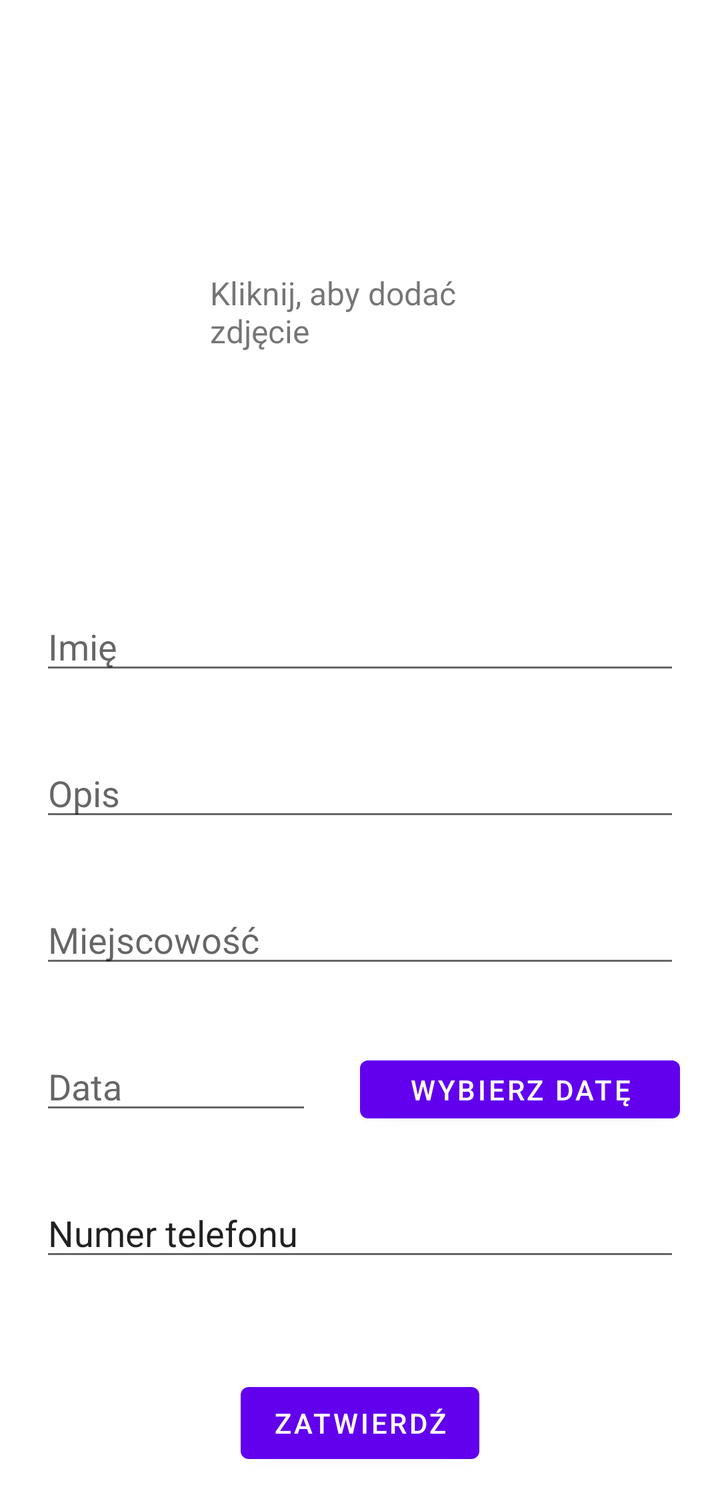
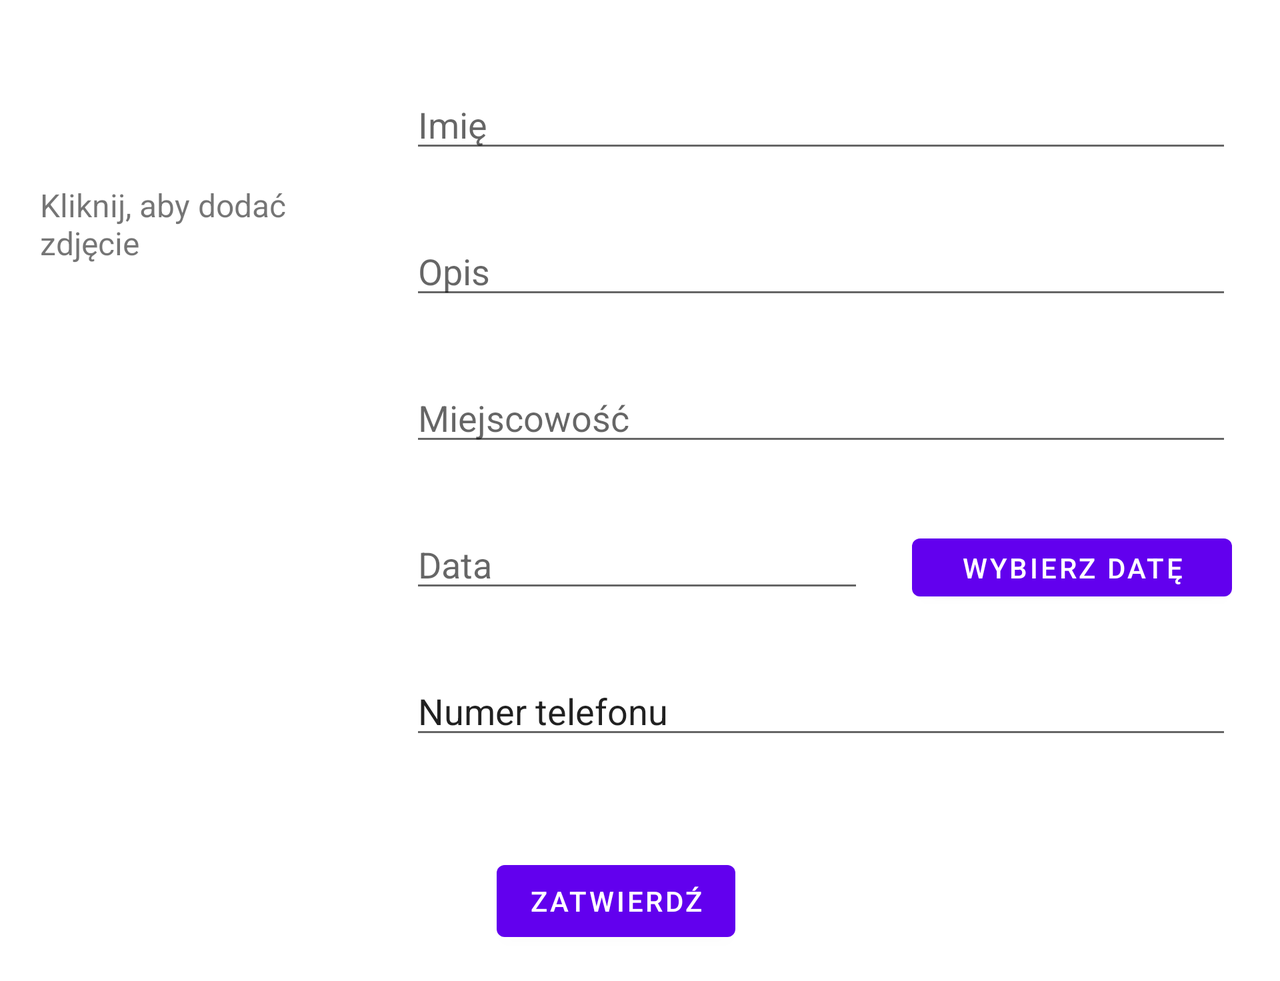

First picture: res/layout/ on a phone held upright. Second picture: the repository's own variant of that layout, on a device whose configuration matches the variant's folder. Source for both follows.
<!-- AndroidManifest.xml: application theme Theme.AnimalsAndroid -->
<!-- res/layout/activity_add_missing_report.xml -->
<?xml version="1.0" encoding="utf-8"?>
<ScrollView xmlns:android="http://schemas.android.com/apk/res/android"
        xmlns:app="http://schemas.android.com/apk/res-auto"
        xmlns:tools="http://schemas.android.com/tools"
        android:layout_width="match_parent"
        android:layout_height="wrap_content"
        android:fillViewport="true">

    <androidx.constraintlayout.widget.ConstraintLayout
    android:layout_width="match_parent"
    android:layout_height="match_parent"
    tools:context=".AddMissingReportActivity">

        <EditText
                android:id="@+id/editTextSpecies"
                android:layout_width="match_parent"
                android:layout_height="wrap_content"
                android:layout_marginLeft="20dp"
                android:layout_marginTop="60dp"
                android:layout_marginRight="20dp"
                android:hint="Imię"
                app:layout_constraintEnd_toEndOf="parent"
                app:layout_constraintStart_toStartOf="parent"
                app:layout_constraintTop_toBottomOf="@+id/imageView" />

    <EditText
            android:id="@+id/editTextLocality"
            android:layout_width="0dp"
            android:layout_height="wrap_content"
            android:hint="Miejscowość"
            app:layout_constraintTop_toBottomOf="@+id/editTextDesc"
            android:layout_marginTop="32dp"
            app:layout_constraintEnd_toEndOf="@+id/editTextDesc"
            app:layout_constraintStart_toStartOf="@+id/editTextDesc" />

    <EditText
            android:id="@+id/editTextDate"
            android:layout_width="0dp"
            android:layout_height="wrap_content"
            android:hint="Data"
            android:inputType="date"
            app:layout_constraintEnd_toStartOf="@+id/buttonPickDate"
            android:layout_marginEnd="24dp"
            app:layout_constraintTop_toBottomOf="@+id/editTextLocality"
            app:layout_constraintStart_toStartOf="@+id/editTextLocality"
            android:layout_marginTop="32dp" />

    <Button
            android:id="@+id/buttonAccept"
            android:layout_width="wrap_content"
            android:layout_height="wrap_content"
            android:layout_marginBottom="16dp"
            android:onClick="displayToastMsg"
            android:text="Zatwierdź"
            app:layout_constraintBottom_toBottomOf="parent"
            app:layout_constraintTop_toBottomOf="@+id/editTextPhoneNumber"
            app:layout_constraintStart_toStartOf="@+id/editTextPhoneNumber"
            app:layout_constraintEnd_toEndOf="@+id/editTextPhoneNumber"
            android:layout_marginTop="52dp" />

    <ImageView
        android:id="@+id/imageView"
        android:layout_width="157dp"
        android:layout_height="157dp"
        android:layout_marginStart="16dp"
        android:layout_marginTop="84dp"
        android:layout_marginEnd="16dp"
        android:scaleType="centerCrop"
        android:onClick="pickedPhoto"
        app:layout_constraintEnd_toEndOf="parent"
        app:layout_constraintHorizontal_bias="0.498"
        app:layout_constraintStart_toStartOf="parent"
        app:layout_constraintTop_toTopOf="parent"
        app:srcCompat="@drawable/ic_launcher_background" />

    <TextView
        android:id="@+id/textViewAddPhoto"
        android:layout_width="149dp"
        android:layout_height="54dp"
        android:layout_marginStart="8dp"
        android:layout_marginTop="16dp"
        android:layout_marginEnd="8dp"
        android:layout_marginBottom="16dp"
        android:text="Kliknij, aby dodać zdjęcie"
        android:textSize="16sp"
        app:layout_constraintBottom_toBottomOf="@+id/imageView"
        app:layout_constraintEnd_toEndOf="@+id/imageView"
        app:layout_constraintStart_toStartOf="@+id/imageView"
        app:layout_constraintTop_toTopOf="@+id/imageView" />

    <EditText
            android:id="@+id/editTextDesc"
            android:layout_width="0dp"
            android:layout_height="wrap_content"
            android:hint="Opis"
            android:ems="10"
            android:gravity="start|top"
            android:inputType="textMultiLine"
            app:layout_constraintTop_toBottomOf="@+id/editTextSpecies"
            android:layout_marginTop="32dp"
            app:layout_constraintEnd_toEndOf="@+id/editTextSpecies"
            app:layout_constraintStart_toStartOf="@+id/editTextSpecies" />

    <Button
            android:text="Wybierz datę"
            android:layout_width="160dp"
            android:layout_height="41dp"
            android:id="@+id/buttonPickDate"
            android:onClick="pickDate"
            app:layout_constraintBaseline_toBaselineOf="@+id/editTextDate"
            app:layout_constraintEnd_toEndOf="@+id/editTextLocality" />

        <EditText
                android:layout_width="0dp"
                android:layout_height="wrap_content"
                android:inputType="phone"
                android:ems="10"
                android:id="@+id/editTextPhoneNumber"
                app:layout_constraintTop_toBottomOf="@+id/editTextDate"
                app:layout_constraintStart_toStartOf="@+id/editTextDate"
                app:layout_constraintEnd_toEndOf="@+id/buttonPickDate"
                android:layout_marginTop="32dp"
                android:text="Numer telefonu" />


    </androidx.constraintlayout.widget.ConstraintLayout>
</ScrollView>
<!-- resources referenced by this layout -->
<resources>
  <style name="Theme.AnimalsAndroid" parent="Theme.MaterialComponents.DayNight.DarkActionBar">
          
          <item name="colorPrimary">@color/purple_500</item>
          <item name="colorPrimaryVariant">@color/purple_700</item>
          <item name="colorOnPrimary">@color/white</item>
          
          <item name="colorSecondary">@color/teal_200</item>
          <item name="colorSecondaryVariant">@color/teal_700</item>
          <item name="colorOnSecondary">@color/black</item>
          
          <item name="android:statusBarColor">?attr/colorPrimaryVariant</item>
          
      </style>
</resources>
<!-- res/layout-land/activity_add_missing_report.xml (the repository's variant of the layout above) -->
<!-- drawn on the phone turned sideways -->
<?xml version="1.0" encoding="utf-8"?>
<ScrollView xmlns:android="http://schemas.android.com/apk/res/android"
        xmlns:app="http://schemas.android.com/apk/res-auto"
        xmlns:tools="http://schemas.android.com/tools"
        android:layout_width="match_parent"
        android:layout_height="wrap_content"
        android:fillViewport="true">

    <androidx.constraintlayout.widget.ConstraintLayout
    android:layout_width="match_parent"
    android:layout_height="match_parent"
    tools:context=".AddMissingReportActivity">

        <EditText
                android:id="@+id/editTextName"
                android:layout_width="0dp"
                android:layout_height="wrap_content"
                android:hint="Imię"
                app:layout_constraintEnd_toEndOf="parent"
                app:layout_constraintStart_toEndOf="@+id/imageView"
                app:layout_constraintTop_toTopOf="@+id/imageView"
                android:layout_marginStart="32dp"
                android:layout_marginEnd="24dp" />

    <EditText
            android:id="@+id/editTextLocality"
            android:layout_width="0dp"
            android:layout_height="wrap_content"
            android:hint="Miejscowość"
            app:layout_constraintTop_toBottomOf="@+id/editTextDesc"
            android:layout_marginTop="32dp"
            app:layout_constraintEnd_toEndOf="@+id/editTextDesc"
            app:layout_constraintStart_toStartOf="@+id/editTextDesc" />

    <EditText
            android:id="@+id/editTextDate"
            android:layout_width="0dp"
            android:layout_height="wrap_content"
            android:hint="Data"
            android:inputType="date"
            app:layout_constraintEnd_toStartOf="@+id/buttonPickDate"
            android:layout_marginEnd="24dp"
            app:layout_constraintTop_toBottomOf="@+id/editTextLocality"
            app:layout_constraintStart_toStartOf="@+id/editTextLocality"
            android:layout_marginTop="32dp" />

        <Button
                android:id="@+id/buttonAccept"
                android:layout_width="wrap_content"
                android:layout_height="wrap_content"
                android:layout_marginBottom="16dp"
                android:onClick="displayToastMsg"
                android:text="Zatwierdź"
                app:layout_constraintBottom_toBottomOf="parent"
                app:layout_constraintTop_toBottomOf="@+id/editTextPhoneNumber"
                app:layout_constraintEnd_toEndOf="@+id/editTextPhoneNumber"
                android:layout_marginTop="52dp"
                app:layout_constraintVertical_bias="0.0"
                app:layout_constraintStart_toStartOf="parent" />

        <ImageView
                android:id="@+id/imageView"
                android:layout_width="157dp"
                android:layout_height="157dp"
                android:layout_marginStart="16dp"
                android:layout_marginTop="40dp"
                android:layout_marginEnd="16dp"
                android:scaleType="centerCrop"
                android:onClick="pickedPhoto"
                app:layout_constraintEnd_toEndOf="parent"
                app:layout_constraintHorizontal_bias="0.0"
                app:layout_constraintStart_toStartOf="parent"
                app:layout_constraintTop_toTopOf="parent"
                app:srcCompat="@drawable/ic_launcher_background" />

        <TextView
        android:id="@+id/textViewAddPhoto"
        android:layout_width="149dp"
        android:layout_height="54dp"
        android:layout_marginStart="8dp"
        android:layout_marginTop="16dp"
        android:layout_marginEnd="8dp"
        android:layout_marginBottom="16dp"
        android:text="Kliknij, aby dodać zdjęcie"
        android:textSize="16sp"
        app:layout_constraintBottom_toBottomOf="@+id/imageView"
        app:layout_constraintEnd_toEndOf="@+id/imageView"
        app:layout_constraintStart_toStartOf="@+id/imageView"
        app:layout_constraintTop_toTopOf="@+id/imageView" />

    <EditText
            android:id="@+id/editTextDesc"
            android:layout_width="0dp"
            android:layout_height="wrap_content"
            android:hint="Opis"
            android:ems="10"
            android:gravity="start|top"
            android:inputType="textMultiLine"
            app:layout_constraintTop_toBottomOf="@+id/editTextName"
            android:layout_marginTop="32dp"
            app:layout_constraintEnd_toEndOf="@+id/editTextName"
            app:layout_constraintStart_toStartOf="@+id/editTextName" />

    <Button
            android:text="Wybierz datę"
            android:layout_width="160dp"
            android:layout_height="41dp"
            android:id="@+id/buttonPickDate"
            android:onClick="pickDate"
            app:layout_constraintBaseline_toBaselineOf="@+id/editTextDate"
            app:layout_constraintEnd_toEndOf="@+id/editTextLocality" />

        <EditText
                android:layout_width="0dp"
                android:layout_height="wrap_content"
                android:inputType="phone"
                android:ems="10"
                android:id="@+id/editTextPhoneNumber"
                app:layout_constraintTop_toBottomOf="@+id/editTextDate"
                app:layout_constraintStart_toStartOf="@+id/editTextDate"
                app:layout_constraintEnd_toEndOf="@+id/buttonPickDate"
                android:layout_marginTop="32dp"
                android:text="Numer telefonu" />


    </androidx.constraintlayout.widget.ConstraintLayout>
</ScrollView>
